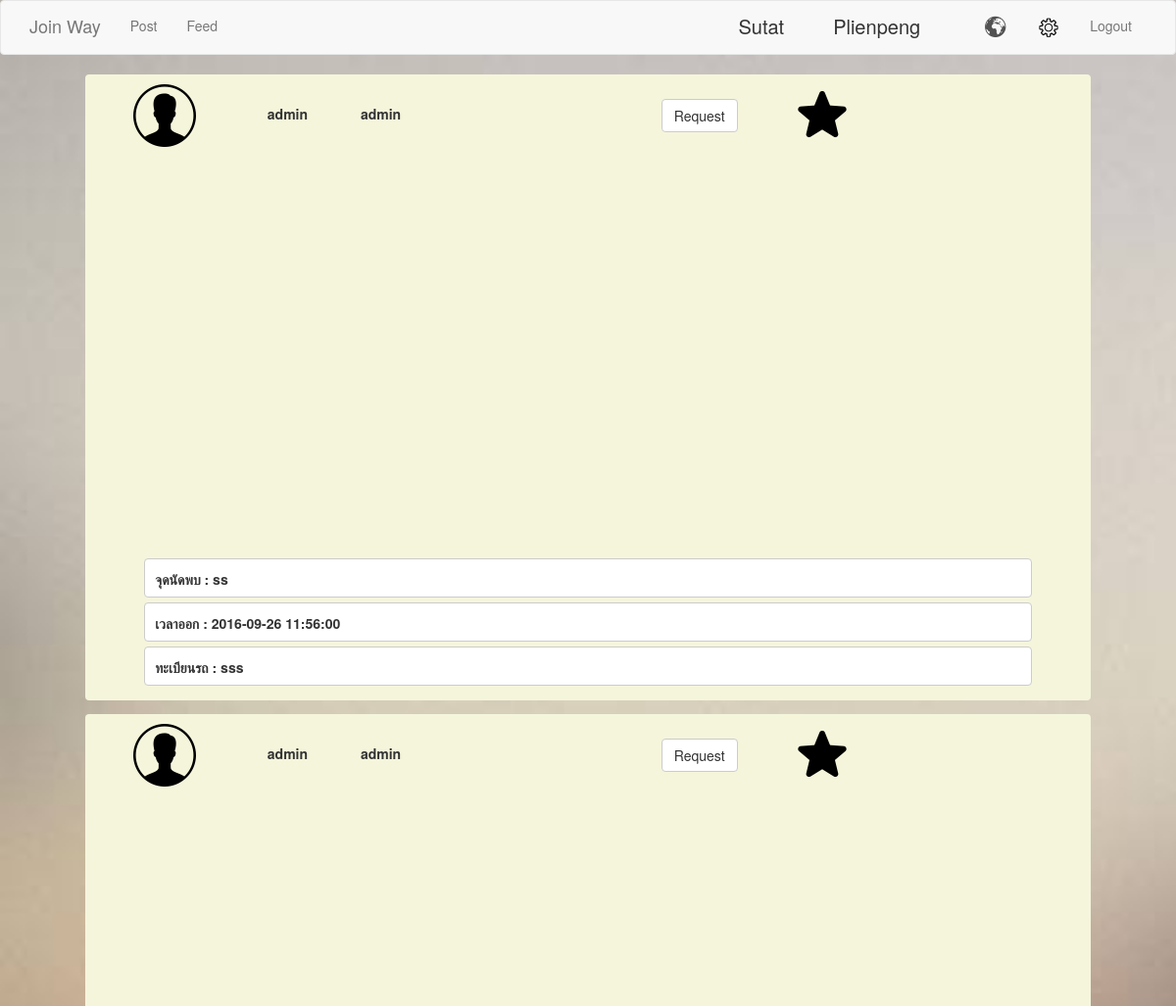
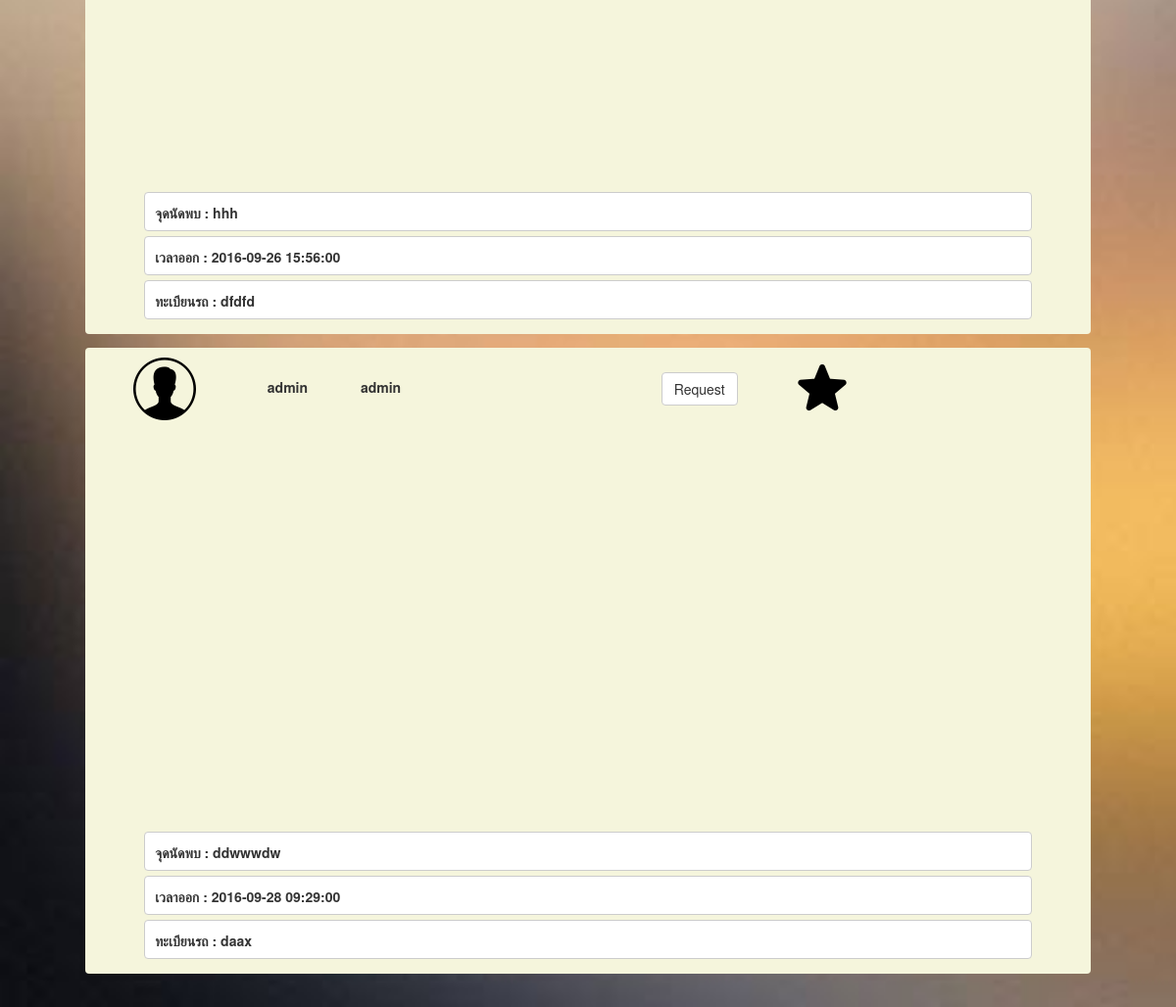
The page /source/phpListViewPage.php (signed in) on the database its author committed (2 pictures, top to bottom).
### tables this page shows
CREATE TABLE `user` (
  `user_id` varchar(10) NOT NULL,
  `username` varchar(15) NOT NULL,
  `password` varchar(15) NOT NULL,
  `firstname` varchar(200) NOT NULL,
  `lastname` varchar(200) NOT NULL,
  `image` text NOT NULL
);

CREATE TABLE `map` (
  `map_id` int(11) NOT NULL,
  `meeting_point` text,
  `license_plate` varchar(10) DEFAULT NULL,
  `map_datetime` datetime DEFAULT NULL,
  `start_lat` varchar(200) DEFAULT NULL,
  `start_lng` varchar(200) DEFAULT NULL,
  `end_lat` varchar(200) DEFAULT NULL,
  `end_lng` varchar(200) DEFAULT NULL,
  `start` text,
  `end` text,
  `type` varchar(10) DEFAULT NULL,
  `user_id` varchar(10) DEFAULT NULL
);

### source/phpListViewPage.php (the view, shortened to what this page needs)
<html>
<head>
	<link rel="stylesheet" type="text/css" href="css/bootstrap.css">
<?
    $sqlVal = $_SESSION['login_true_admin'];
    $result = mysql_query("select * from user where username='$sqlVal'");
    $row = mysql_fetch_array($result);
?>
</head>
<body>
	<nav class="navbar navbar-default">
		  <div class="container">
		    <div class="navbar-header">
		      <a class="navbar-brand" href="phpStickyPage.php">Join Way</a>
		    </div>
		    <div class="collapse navbar-collapse" id="bs-example-navbar-collapse-1">
		      <ul class="nav navbar-nav">
		        <li><a href="phpStickyPage.php">Post<span class="sr-only">(current)</span></a></li>
		        <li><a href="phpViewPage.php">Feed<span class="icon-bar"></span></a></li>
		      </ul>
		      <ul class="nav navbar-nav navbar-right">
		      	<li id="sdf"> <?=$row["firstname"]; ?> </li>
		      	<li id="sdf"> <?=$row["lastname"];?> </li>
		        <li><a href="phpSelectPage.php" onclick="alarm();"><img id="" src="image/globe-01.png"></a></li>
			    <li><a href=""><img id="" src="image/setting.png"></a></li>
			    <li><a href="phpLogout.php">Logout</a></li>
		      </ul>
		    </div>
		  </div>
		</nav>
<?
	$sql = mysql_query("select * from map, user where map.user_id=user.user_id");
	while($bbb = mysql_fetch_array($sql)){
?>
		<div class="container" align="center">
			<form name="formListView" method="post" action="">
				<div class="paneshow">
					<div class="row">
						<div class="col-md-2">
							<img src="image/male.png">
						</div>
						<div class="col-md-2">
							<label id=""><?=$bbb['firstname']?></label>
							<label id="nnn"><?=$bbb['lastname']?></label>
						</div>
						<div class="col-md-8">
							<button class="btn btn-default" id="">Request</button>
							<a href="phpDetailComment.php"><img class="" id="yoo" src="image/star.png"></a>
						</div>
					</div>
					<div class="row">
						<div class="" id="map"></div>
					</div>
					<div class="showdetail">
						<label id="mmm">จุดนัดพบ : <?=$bbb['meeting_point']?></label>
						<label id="mmm"> เวลาออก : <?=$bbb['map_datetime']?></label>
						<label id="mmm">ทะเบียนรถ : <?=$bbb['license_plate']?></label>
					</div>
				</div>
			</form>
		</div>
<?}?>
<br>
</body>
</html>

### source/phpListViewPage.php (style rules this page uses)
.paneshow { padding: 10px; width: 90%; height: auto; border-radius: 4px; background-color: #F5F5DC; }
.showdetail { margin-top: 20px; }
#nnn { padding-top: 20px; padding-left: 50px; }
#mmm { border-radius: 4px; border: 1px solid #ccc; width: 90%; height: 40px; margin-bottom: 5px; padding: 10px; background-color: white; text-align: left; }
#sdf { padding-top: 12px; padding-right: 50px; font-size: 20px; }
#map { width: 80%; height: 50%; }
#yoo { padding-left: 50px; }

### rows shown on the page
user: firstname "Sutat", lastname "Plienpeng"
map: user.firstname "admin", user.lastname "admin", meeting_point "ss", map_datetime "2016-09-26 11:56:00", license_plate "sss"
map: user.firstname "admin", user.lastname "admin", meeting_point "hhh", map_datetime "2016-09-26 15:56:00", license_plate "dfdfd"
map: user.firstname "admin", user.lastname "admin", meeting_point "ddwwwdw", map_datetime "2016-09-28 09:29:00", license_plate "daax"
